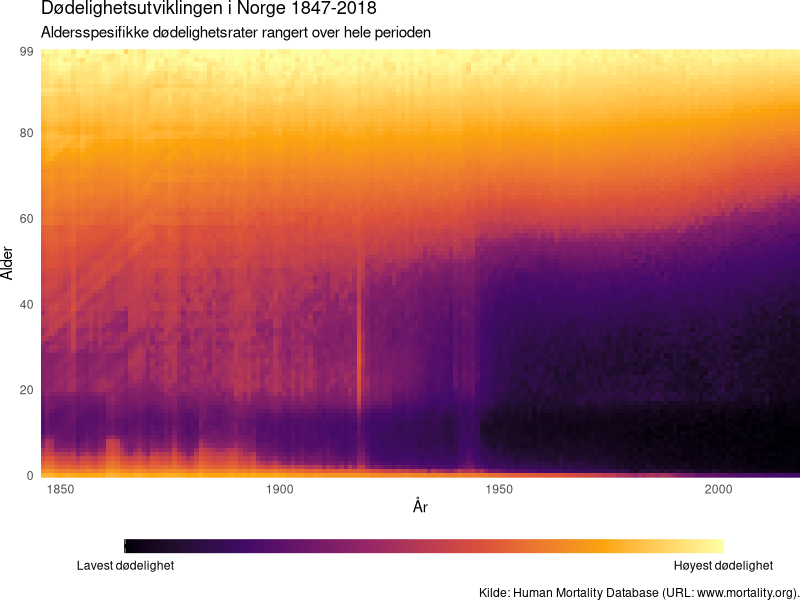

The R source for this figure:
## ---- chunk 1
knitr::opts_chunk$set(fig.path='',
                dev=c("png","pdf"),
                fig.width=8,
                fig.height=7,
               dpi=300,
               fig.show='show',
               fig.lp="fig:",
               fig.cap="",
               cache=FALSE,
               par=TRUE,
               echo=FALSE,
               results="show",
               message=FALSE,
               warning=FALSE,
               include=TRUE
                )
knitr::knit_hooks$set(par=function(before, options, envir){
     if (before && options$fig.show!='none') par(mar=c(4,4,.1,.1),cex.lab=.95,cex.axis=.9,mgp=c(2,.7,0),tcl=-.3)
}, crop=knitr::hook_pdfcrop)
knitr::opts_knit$set(kfigr.prefix=TRUE,
               kfigr.link=FALSE)

library(tidyverse)
library(data.table)
library(here)
## ---- chunk 2

### Jeg har lastet ned M_1x1-filene fra [Human Mortality Database](https://www.mortality.org)
hmd <-  fread(input=here("data/hmd/Mx_1x1/NOR.Mx_1x1.txt"),colClasses = "character") %>% 
  rename(År = Year, Alder = Age) %>% 
  gather(Kjønn, M1x1, -År, -Alder) %>% 
  mutate_at(c("Alder","År","M1x1"), as.numeric)

### Plukk ut Norge, dropp svært høye aldre (100+), og velg totaldødelighet (ikke skjill på kjønn).
norge <-  hmd %>% 
  filter(Alder<100, Kjønn=="Total") %>% 
  mutate(per100k = M1x1*100000) %>% 
  mutate(pctm = percent_rank(M1x1))

### Plot total dødelighet som raster, med farge som intensitet.
### "Intensiteten" sier hvor observasjonen befinner seg i fordelingen av alle år-x-alder-observasjoner
### Dette er svak demografisk praksis, men gir best visuelt resultat...
###
### Plottet er inspirert av Kieran Healys arbeid med lignende data for UK.
aprilplot <- norge %>% 
  filter(TRUE) %>% 
  ggplot(aes(x=År, y=Alder, fill=pctm)) + 
    geom_raster() +
    scale_x_continuous(expand=c(0,0)) + 
    scale_y_continuous(expand=c(0,0),breaks = c(0,20,40,60,80,99)) + 
    scale_fill_viridis_c(option = "inferno", breaks = c(0,1), labels = c("Lavest dødelighet","Høyest dødelighet")) +
    labs(title="Dødelighetsutviklingen i Norge 1847-2018", 
         subtitle="Aldersspesifikke dødelighetsrater rangert over hele perioden", x="År", y="Alder", 
        fill="Dødelighet", caption = "Kilde: Human Mortality Database (URL: www.mortality.org).") +
    theme_minimal() +
    guides("fill" = guide_colorbar(direction="horizontal",position="bottom", barwidth=30, barheight=0.7,
                                  title="")) +
    theme(legend.position = "bottom",
            panel.background=element_blank(), 
            panel.spacing = unit(c(0, 0, 0, 0), "cm"),       
            plot.background = element_rect(fill = "transparent",colour = "white"),
            plot.margin = unit(c(0, 0, 0, 0), "cm")
            )
  
aprilplot
